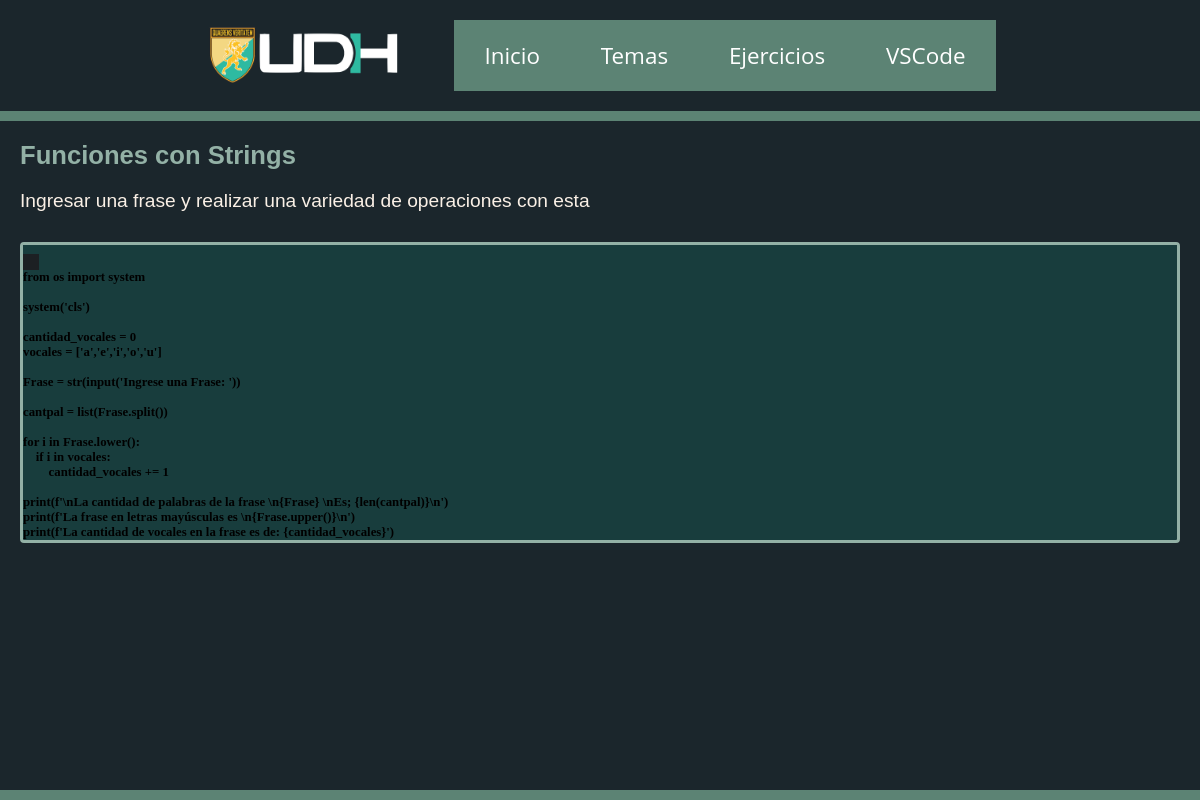
The app's page /ejercicios/Arreglos/Funciones con Strings/ with its own data.
### exercises/models.py (models this page shows, shortened)
class Exercises(models.Model):
    category = models.ForeignKey(Categories, on_delete=models.CASCADE)
    title = models.CharField(max_length=100)
    desc = models.TextField()
    cpp_snippet = models.TextField()
    py_snippet = models.TextField()

### exercises/views.py (the view)
# urls.py: path('ejercicios/<str:category_name>/<str:exer_title>/', exercise_detail, name='ejemplo'),
def exercise_detail(request, category_name, exer_title):
    exercise = get_object_or_404(Exercises, title= exer_title)
    text, objectives = parse_description(exercise.desc)
    return render(request, 'exercise_detail.html',
                  {'category':category_name,'exercise':exercise, 'text':text, 'objectives':objectives})

### exercises/views.py (called while the page is built)
def parse_description(description):
    paragraphs = description.split('\n')
    content_element = ""
    list_element = []
    for paragraph in paragraphs:
        if re.match(r'^\d+\.\s', paragraph):
            list_element.append(paragraph)
        else:
            content_element += paragraph + "\n"
    return content_element.strip(), list_element

### exercises/static/templates/exercise_detail.html
{% extends 'base.html' %}
{% block content %}
{% include 'exercise_parse.html' %}
{% endblock %}

### exercises/static/templates/exercise_parse.html (shortened to what this page needs)
{% load static%}
<div class="description">
    <h2>{{ exercise.title }}</h2>
    <p>{{ text }}</p>
</div>
<div class="exercise">
    <div class="snippet" id="codeSnippets">
        <div class="snippet-toggle">
            <button id="pySnippetBtn" class="active">
            </button>
            <button id="cppSnippetBtn">
            </button>
        </div>
        <pre id="pySnippet" class="active"><code class="language-python">{{ exercise.py_snippet }}</code></pre>
    </div>
</div>

### exercises/static/css/main.css (style rules this page uses)
* { margin: 0; padding: 0; }
body { display: flex; flex-direction: column; min-height: 100vh; background-color: #1B262C; margin: 0; font-family: "Open Sans", "Helvetica Neue", Helvetica, Arial, sans-serif; }
h2, p { color: #FAF0E6; margin-bottom: 20px; }
h2 { font-size: 160%; font-family: 'Ubuntu', sans-serif; color: #93B1A6; }
p { font-size: 120%; font-family: 'Ubuntu', sans-serif; white-space: pre-line; }

### exercises/static/css/exercise.css (style rules this page uses)
.description { margin-bottom: 20px; }
.snippet-toggle { text-align: left; background-color: #183D3D; margin-bottom: 0; }
.snippet-toggle button { background-color: #183D3D; border: none; padding: 8px; margin: 0; cursor: pointer; transition: none; }
.snippet-toggle button.active { background-color: rgb(28, 32, 35); color: #93B1A6; }
.snippet { border: 3px solid #93B1A6; padding: 0%; background-color: #183D3D; border-radius: 4px; }
#pySnippet, #cppSnippet { margin: 0; }
code { font-family: MonoCraft; font-weight: bolder; font-size: 80%; }

### records on screen
Exercises: title "Funciones con Strings", desc "Ingresar una frase y realizar una variedad de operaciones con esta", py_snippet "from os import system system('cls') cantidad_vocales = 0 vocales = ['a','e','i','o','u'] Frase = str(input('Ingrese una Frase: ')) cantpal = list(Frase.split()) for i in Frase.lower(): if i in vocales: cantidad_vocales += 1 print(f'\\nLa cantidad de palabras de la frase \\n{Frase} \\nEs; {len(cantpal)}\\n') print(f'La frase en letras mayúsculas es \\n{Frase.upper()}\\n') print(f'La cantidad de vocales en la frase es de: {cantidad_vocales}')"
